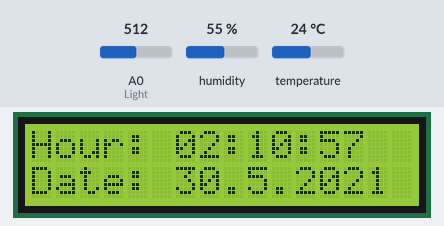
The sketch below on a simulated Arduino Uno, built with avr-gcc and run on an emulated ATmega328P. On the bench: 16×2 character LCD. Inputs (shaded band) come from the test bench; at power-on: humidity 55 %, A0 (Light) = 512, temperature 24 °C.

Above: at 1.2 s.
1.3 s: humidity set to 49 %
At 13.3 s:
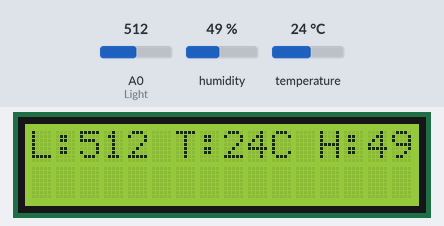
15.3 s: A0 (Light) set to 390
At 25.3 s:
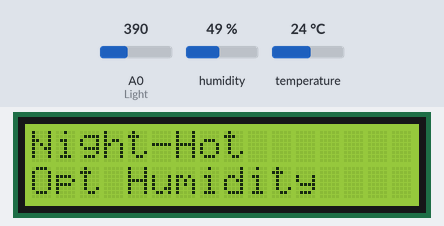
28.7 s: temperature set to 20 °C
At 42.6 s:
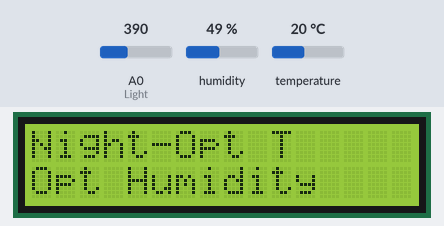
42.7 s: humidity set to 22 %
At 52.7 s:
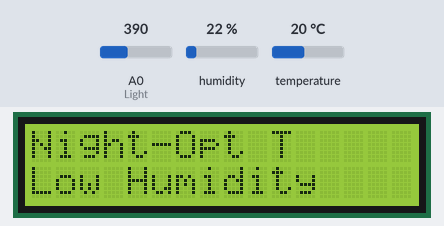
55.8 s: A0 (Light) set to 414
At 69.7 s:
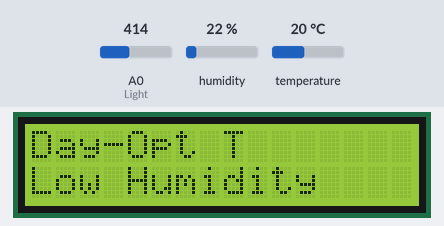
69.8 s: temperature set to 12 °C
At 79.0 s:
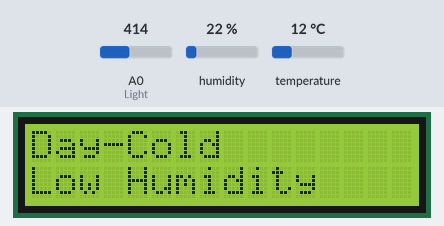
Timing chart, 0 to 80.5 s (numbered marks = the images above; inputs shaded):
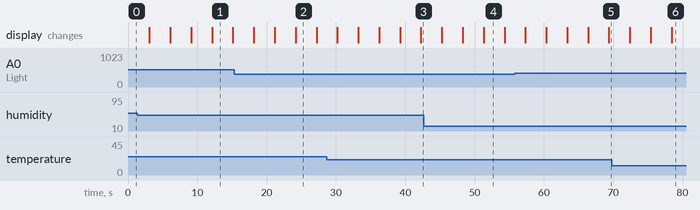

Measured:
- the behaviour switches between 51 and 50 % on humidity (found by bisection; images 0 and 1)
- the behaviour switches between 22 and 21 °C on temperature (found by bisection; images 2 and 3)
- the behaviour switches between 399 and 400 on A0 (Light) (found by bisection; images 4 and 5)
- what the display in image 1 shows lasts 3.0 s, from 12.1 s to 15.1 s

The sketch:

2016510040_Elif_Karatas_Lab_5_BabyRoom_Exp_Code.ino
```cpp
#include <LiquidCrystal.h> // for lcd screen
LiquidCrystal lcd(12,11,5,4,3,2);
#include "DHT.h"
#define DHTPIN 8     // Digital pin connected to the DHT sensor
#define DHTTYPE DHT11   // DHT 11

DHT dht(DHTPIN, DHTTYPE);

String TIME_STRING = "2021.05.30 - 02:10:56"; // DATE AND TIME

// Date and time substring operations for lcd screen and time clock
int year = TIME_STRING.substring(0,4).toInt();
int month = TIME_STRING.substring(5,7).toInt();
int day = TIME_STRING.substring(8,10).toInt();
int hour = TIME_STRING.substring(13,15).toInt();
int minute = TIME_STRING.substring(16,18).toInt();
int second = TIME_STRING.substring(19,21).toInt();

int light;
int temperature;
int humidity;

int WAIT = 3000; // delay 3 seconds

void setup() {
  Serial.begin(9600);
  lcd.begin(16,2);
  dht.begin();
}

void loop() {
  light=analogRead(A0); // Light sensor
  temperature = dht.readTemperature(); // Temperature and humidity sensor
  humidity = dht.readHumidity();

   // Check if any reads failed and exit early (to try again).
  if (isnan(humidity) || isnan(temperature)) {
    lcd.println("DHT read error!");
    return;
  }
  lcd.clear();
  lcd.setCursor(0,0);
  lcd.print("Hour: ");
  second++; // second increase
  if(hour<10){ // if hour is less than 10, than add 0 to start cursor
    lcd.print("0");
  }
  lcd.print(hour);
  lcd.print(":");
  if(minute<10){ // if minute is less than 10, than add 0 to start cursor
    lcd.print("0");
  }
  lcd.print(minute);
  lcd.print(":");
  if(second<10){ // if hour is less than 10, than add 0 to start cursor
    lcd.print("0");
  }
  lcd.print(second);
  if(second==59){
    second = 0;
    lcd.setCursor(6,0);
    minute++; // increase minute for every 60 seconds
  }
  if(minute == 60){
    minute = 0;
    lcd.setCursor(3,0);
    hour++; // increase hour for every 60 minutes
  }
  lcd.setCursor(0,1);

  // date and time display
  lcd.print("Date: ");
  lcd.print(day);
  lcd.print(".");
  lcd.print(month);
  lcd.print(".");
  lcd.print(year);
  delay(WAIT);

  // light, temperature and humidity values display
  lcd.clear();
  lcd.setCursor(0,0);
  lcd.print("L:");
  lcd.print(light);
  lcd.print(" T:");
  lcd.print(temperature);
  lcd.print("C ");
  lcd.print("H:");
  lcd.print(humidity);
  lcd.print("%");
  delay(WAIT);

  // room mood display
  lcd.clear();
  lcd.setCursor(0,0);
  if(light>=400){
    lcd.print("Day-");
  }
  else lcd.print("Night-");

  if((light>= 400 && (temperature <=24 && temperature >= 20)) || (light<400 && (temperature <=21 && temperature >= 18))){
    lcd.print("Opt T");
  }
  else if(light>= 400 && temperature<20){
    lcd.print("Cold ");
  }
  else if(light>= 400 && temperature>24){
    lcd.print("Hot");
  }
  else if(light< 400 && temperature<18){
    lcd.print("Cold ");
  }
  else if(light< 400 && temperature>21){
    lcd.print("Hot");
  }
  lcd.setCursor(0,1);
  if(humidity >= 30 && humidity <= 50){
    lcd.print("Opt Humidity");
  }
  else if(humidity < 30){
    lcd.print("Low Humidity");
  }
  else if(humidity > 50){
    lcd.print("High Humidity");
  }
  delay(WAIT);
}

/* references:
[1] https://create.arduino.cc/projecthub/pibots555/how-to-connect-dht11-sensor-with-arduino-uno-f4d239
[2] https://www.arduino.cc/reference/en/libraries/dht-sensor-library/
 */
```
